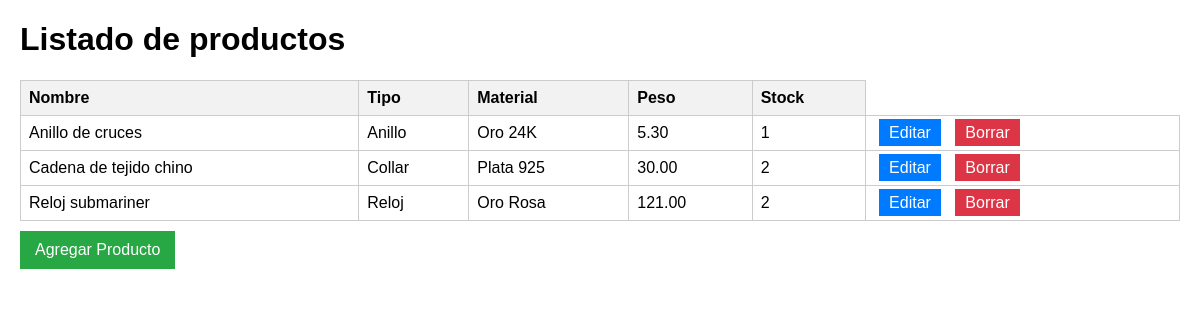
The page / on the database its author committed.
### app_productos/models.py (models this page shows, shortened)
class Producto(models.Model):
    nombre=models.CharField(max_length=100)
    tipo=models.CharField(max_length=100)
    material=models.CharField(max_length=100)
    peso=models.DecimalField(max_digits=5, decimal_places=2)
    stock=models.PositiveIntegerField()

### app_productos/views.py (the view)
# urls.py: path('', views.index, name='index'),
def index(request):
    productos = Producto.objects.all()
    return render(request, 'verproductos.html', {'productos': productos})

### app_productos/templates/verproductos.html (shortened to what this page needs)
<!DOCTYPE html>
<html lang="es">
<head>
</head>
<body>
    <h1>Listado de productos</h1>
    <table>
        <thead>
            <tr>
                <th>Nombre</th>
                <th>Tipo</th>
                <th>Material</th>
                <th>Peso</th>
                <th>Stock</th>
            </tr>
        </thead>
        <tbody>
            {% for producto in productos %}
            <tr>
                <td>{{ producto.nombre }}</td>
                <td>{{ producto.tipo }}</td>
                <td>{{ producto.material }}</td>
                <td>{{ producto.peso }}</td>
                <td>{{ producto.stock }}</td>
                <td>
                    <a href="/editar/{{ producto.id }}/" class="btn editar">Editar</a>
                    <a href="/borrar/{{ producto.id }}/" class="btn borrar">Borrar</a>
                </td>
            </tr>
            {% empty %}
            <tr>
                <td colspan="5">No hay productos registrados.</td>
            </tr>
            {% endfor %}
        </tbody>
    </table>
    <a href="/agregar/" class="btn agregar">Agregar Producto</a>
</body>
</html>

### app_productos/templates/verproductos.html (style rules this page uses)
body { font-family: Arial, sans-serif; margin: 20px; }
table { width: 100%; border-collapse: collapse; margin-top: 20px; }
th, td { border: 1px solid #ccc; padding: 8px; text-align: left; }
th { background-color: #f2f2f2; }
.btn { margin: 5px; padding: 5px 10px; text-decoration: none; color: white; }
.editar { background-color: #007BFF; }
.borrar { background-color: #DC3545; }
.agregar { background-color: #28A745; display: inline-block; margin: 10px 0; padding: 10px 15px; color: white; text-decoration: none; }

### rows shown on the page
Producto: nombre "Anillo de cruces", tipo "Anillo", material "Oro 24K", peso "5.30", stock "1"
Producto: nombre "Cadena de tejido chino", tipo "Collar", material "Plata 925", peso "30.00", stock "2"
Producto: nombre "Reloj submariner", tipo "Reloj", material "Oro Rosa", peso "121.00", stock "2"
